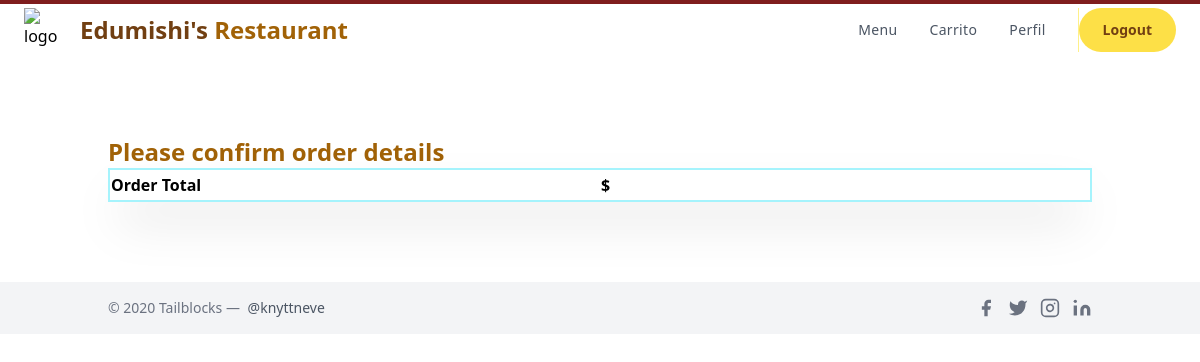
/check/ (signed in), run on an earlier commit of the app's database.
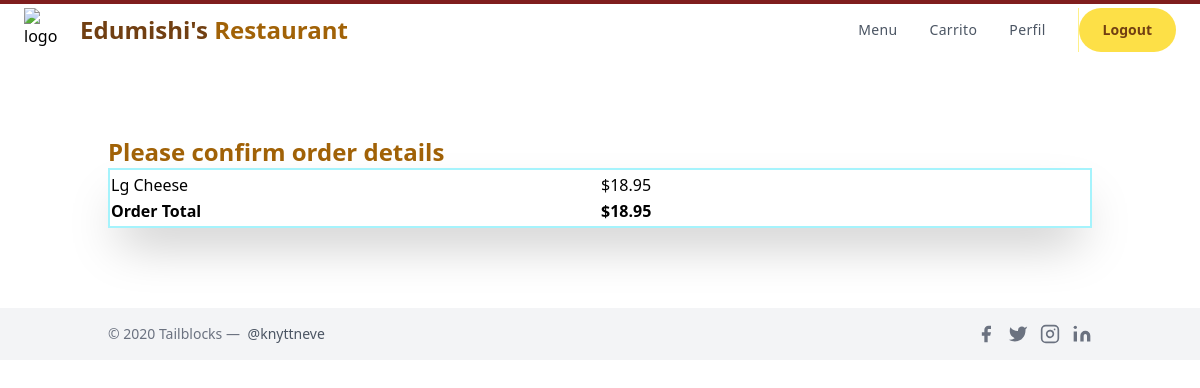
And on a later commit of the database.
### orders/models.py (models this page shows, shortened)
class OrderItem(models.Model):
    menu_item = models.ForeignKey(Menu_Item,on_delete=models.CASCADE,
                                    blank=True, null=True)
    is_ordered = models.BooleanField(default=False)
    date_added = models.DateTimeField(auto_now=True)
    date_ordered = models.DateTimeField(null=True)
    is_topping =models.BooleanField(default=False)
    num_extras = models.IntegerField( blank=True, default=0)
    extras = models.CharField(max_length=400,  blank=True, null=True)
    extras_cost = models.DecimalField(max_digits=4,decimal_places=2, default = 0.00)
    ptoppings = models.CharField(max_length=400,  blank=True, null=True)

class Menu_Item(models.Model):
    MENU_CATEGORIES = (
    ('Pizza', 'Pizza'),
    ('Pasta', 'Pasta'),
    ('Subs', 'Subs'),
    ('Salad', 'Salad'),
    ('Dinner_Platter', 'Dinner_Platter'),
    ('Topping', 'Topping'),
    ('Extra', 'Extra'),
    ('Dessert', 'Dessert'),
    ('Pastry', 'Pastry'),
    ('Main', 'Main'),
    ('Appetizer', 'Appetizer'),
    ('Side', 'Side'),
    ('Miscellaneous', 'Miscellaneous')
    )
    SIZE_CATEGORIES = (
    ('Sm', 'Small'),
    ('Md', 'Medium'),
    ('Lg', 'Large'),
    ('XL', 'Extra_Large')
    )
    category = models.CharField(max_length=36, null=True, blank=True,
                                choices=MENU_CATEGORIES,
                                help_text='Categoría del elemento del menú.')
    name = models.CharField(max_length=128,
                            help_text='Nombre del elemento del menú')
    price =  models.DecimalField(max_digits=4, null=True, blank=True,
                                decimal_places=2, default=0.00)
    sizes = models.CharField(max_length=4, null=True, blank=True,
                                choices=SIZE_CATEGORIES,
                                help_text='Ingrese el tamaños \
                                            del elemento del menú')
    toppings = models.CharField( max_length=400, blank=True, null=True,
                                help_text='Introducir ingredientes')
    num_toppings = models.CharField(max_length=10, blank=True, null=True)

class Order(models.Model):
    ref_code = models.CharField(max_length=15, blank=True)
    owner = models.ForeignKey(Profile, on_delete=models.SET_NULL, null=True)
    is_ordered = models.BooleanField(default=False)
    ordered_items = models.ManyToManyField(OrderItem)
    date_ordered = models.DateTimeField(auto_now=True)
    def get_cart_ordered_items(self):
        return self.ordered_items.all()
    def get_cart_total(self):
        return sum([item.menu_item.price for item in self.ordered_items.all()]
        + [item.extras_cost for item in self.ordered_items.all()])

### orders/views.py (the view)
# urls.py: path('check/', views.check, name='check'),
@login_required()
def check(request, **kwargs):
    existing_order = get_user_pending_order(request)
    context = {
        'order': existing_order,
    }
    return render(request, 'orders/check.html', context)

### orders/views.py (called while the page is built)
@login_required()
def get_user_pending_order(request):
    user_profile = get_object_or_404(Profile, user=request.user)
    order = Order.objects.filter(owner=user_profile, is_ordered=False)
    if order.exists():
        return order[0]
    return 0

### orders/templates/orders/check.html (shortened to what this page needs)
{% extends "orders/layout.html" %}
{% block template %}
<div class="container px-5 py-20 mx-auto flex flex-wrap items-center">
    <h1 class="text-2xl font-bold text-yellow-700"> Please confirm order details</h1>
    <div>
      <table class="shadow-2xl border-2 border-cyan-200 w-full md:table-fixed content-center">
        <tr>
          <td>
            {% for item in order.get_cart_ordered_items %}
        <tr>
          {%if item.menu_item.category == "Pizza" and "Topping" not in item.menu_item.name %}
          <td>
            {{item.menu_item.sizes}}
            {{ item.menu_item.name }}
          </td>
          {% endif %}
          {% if item.num_extras > 0 %}
          <td>{{ item.menu_item.price }}
            + {{item.extras_cost}}</td>
          {%else%}
          <td>${{ item.menu_item.price }}</td>
          {%endif%}
        </tr>
        {% endfor %}
        <tr>
          <td><strong>Order Total</strong> </td>
          <td> <strong>${{ order.get_cart_total }}</strong></td>
        </tr>
        <tr>
          <td></td>
        </tr>
      </table>
    </div>
  </div>
{% endblock %}

What changed in the data, as far as the page shows it:
added OrderItem: menu_item.sizes "Lg", menu_item.name "Cheese", menu_item.price "18.95"
added Order: get_cart_total "18.95"
